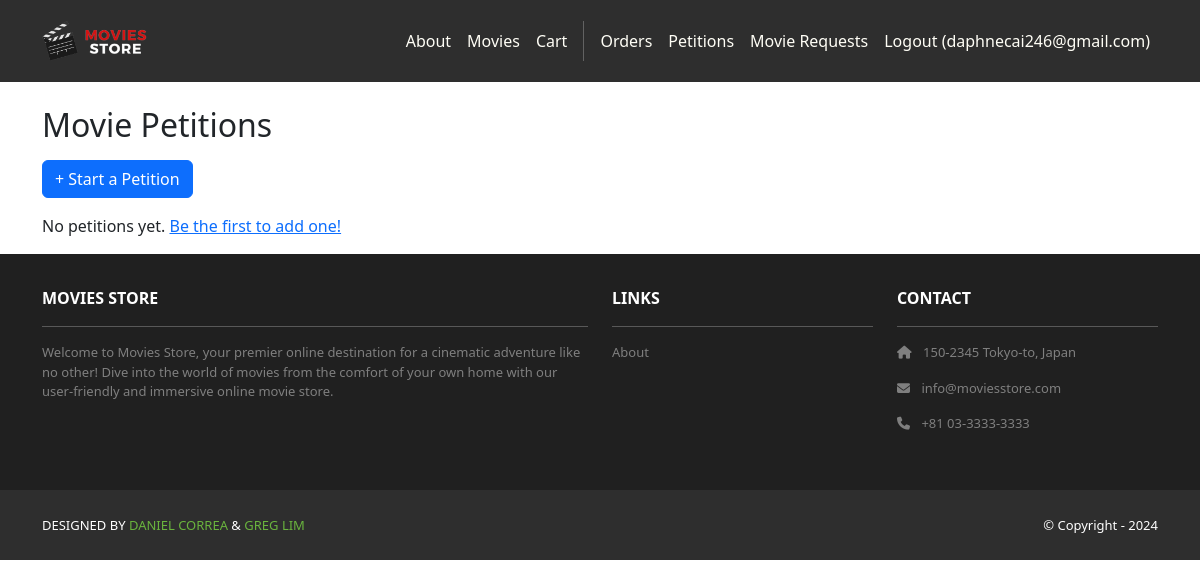
/petitions/ (signed in), run on an earlier commit of the app's database.
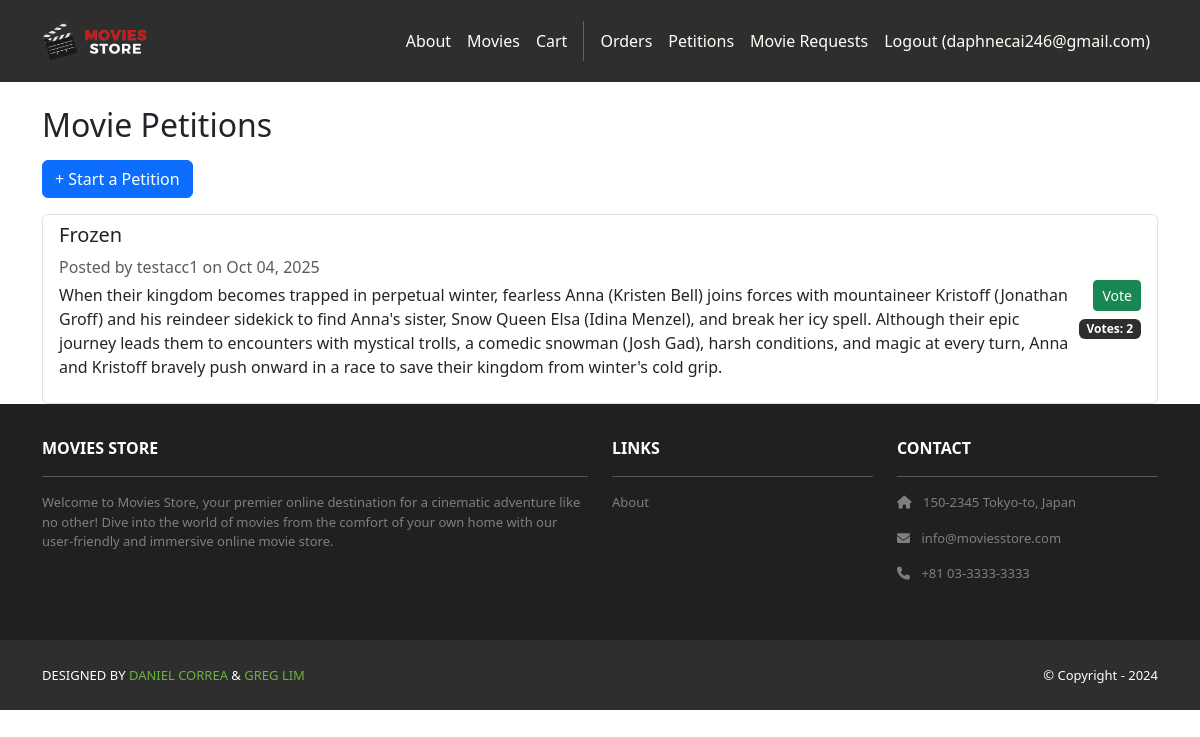
And on a later commit of the database.
### petitions/models.py (models this page shows, shortened)
class Petition(models.Model):
    title = models.CharField(max_length=200, unique=True)
    description = models.TextField(blank=True)
    created_by = models.ForeignKey(User, on_delete=models.CASCADE)
    created_at = models.DateTimeField(auto_now_add=True)
    def vote_count(self):
        return self.votes.count()

### petitions/views.py (the view)
# urls.py: path("", views.petition_list, name="list"),
@login_required
def petition_list(request):
    petitions = Petition.objects.all().order_by("-created_at")
    return render(request, "petitions/petition_list.html", {"petitions": petitions})

### petitions/templates/petitions/petition_list.html (shortened to what this page needs)
{% extends 'base.html' %}
{% block content %}
<div class="container mt-4">
  <h2 class="mb-3">Movie Petitions</h2>
  <a href="{% url 'petitions:create' %}" class="btn btn-primary mb-3">+ Start a Petition</a>
  {% if petitions %}
    <div class="list-group">
      {% for petition in petitions %}
        <div class="list-group-item d-flex justify-content-between align-items-center">
          <div>
            <h5>{{ petition.title }}</h5>
            <p class="mb-1 text-muted">
              Posted by {{ petition.created_by.username }} on {{ petition.created_at|date:"M d, Y" }}
            </p>
            {% if petition.description %}
              <p>{{ petition.description }}</p>
            {% endif %}
          </div>
          <div class="text-end">
            <form method="post" action="{% url 'petitions:vote' petition.id %}">
              <button class="btn btn-success btn-sm">Vote</button>
            </form>
            <span class="badge bg-dark mt-2">Votes: {{ petition.vote_count }}</span>
          </div>
        </div>
      {% endfor %}
    </div>
  {% else %}
    <p>No petitions yet. <a href="{% url 'petitions:create' %}">Be the first to add one!</a></p>
  {% endif %}
</div>
{% endblock %}

### moviesstore/templates/base.html (shortened to what this page needs)
<!DOCTYPE html>
<html>
  {% load static %}
  <head>
    <link href="https://cdn.jsdelivr.net/npm/bootstrap@5.3.3/dist/css/bootstrap.min.css" rel="stylesheet">
    <link rel="stylesheet" href="https://cdnjs.cloudflare.com/ajax/libs/font-awesome/6.1.1/css/all.min.css">
    <link rel="stylesheet" type="text/css" href="{% static 'css/style.css' %}">
  </head>
  <body>
    <nav class="p-3 navbar navbar-dark bg-dark navbar-expand-lg">
      <div class="container">
        <a class="navbar-brand" href="{% url 'home.index' %}">
          <img src="{% static 'img/logo.png' %}" alt="logo" height="40" />
        </a>
        <div class="collapse navbar-collapse" id="navbarNavAltMarkup">
          <div class="navbar-nav ms-auto navbar-ml">
            <a class="nav-link" href="{% url 'home.about' %}">About</a>
            <a class="nav-link" href="{% url 'movies.index' %}">Movies</a>
            <a class="nav-link" href="{% url 'cart.index' %}">Cart</a>
            {% if user.is_authenticated %}
            <a class="nav-link" href="{% url 'accounts.orders' %}">Orders</a>
            <a class="nav-link" href="{% url 'petitions:list' %}">Petitions</a>
            <a class="nav-link" href="{% url 'movie_requests' %}">Movie Requests</a>
            <a class="nav-link" href="{% url 'accounts.logout' %}">Logout ({{ user.username }})</a>
            {% else %}
            <a class="nav-link" href="{% url 'accounts.login' %}">Login</a>
            <a class="nav-link" href="{% url 'accounts.signup' %}">Sign Up</a>
            {% endif %}
          </div>
        </div>
      </div>
    </nav>
    <div>
      {% block content %}
      {% endblock content %}
    </div>
    <section class="p-3 ms-footer d-none d-md-block">
      <div class="container">
        <div class="row mt-3 text-white">
          <div class="col-md-6 col-lg-6 col-xl-6 mx-auto mb-4">
            <b>MOVIES STORE</b>
            <hr />
            <p>Welcome to Movies Store, your premier online destination for a cinematic
              adventure like no other! Dive into the world of movies from the comfort of your own home with our user-friendly
              and immersive online movie store.</p>
          </div>
          <div class="col-md-3 col-lg-3 col-xl-3 mx-auto mb-4">
            <b>LINKS</b>
            <hr />
            <p><a class="nav-link" href="{% url 'home.about' %}">About</a></p>
          </div>
          <div class="col-md-3 col-lg-3 col-xl-3 mx-auto mb-4">
            <b>CONTACT</b>
            <hr />
            <p><i class="fas fa-home me-2"></i> 150-2345 Tokyo-to, Japan</p>
            <p><i class="fas fa-envelope me-2"></i> info@moviesstore.com</p>
            <p><i class="fas fa-phone me-2"></i> +81 03-3333-3333</p>
          </div>
        </div>
      </div>
    </section>
    <section class="p-3 ms-footer-bottom bg-dark">
      <div class="container d-flex justify-content-between">
        <div class="me-5 text-white">
          <span>DESIGNED BY <a href="https://www.x.com/danielgarax" target="_blank">DANIEL CORREA</a> &
            <a href="https://www.x.com/greglim81" target="_blank">GREG LIM</a>
          </span>
        </div>
        <div class="text-white">
          <span>© Copyright - 2024</span>
        </div>
      </div>
    </section>
  </body>
</html>

### moviesstore/static/css/style.css (style rules this page uses)
.navbar a.nav-link { color: #FFFEF6 !important; }
.bg-dark { background-color: #2E2E2E !important; }
.ms-footer { background-color: #202020; }
.ms-footer p { color: #7F7F7F; font-size: 13px; }
.ms-footer-bottom span { font-size: 13px; line-height: 38px; }
.ms-footer-bottom a { color: #6ab43e; text-decoration: none; }

What changed in the data, as far as the page shows it:
added Petition: title "Frozen", created_by.username "testacc1", created_at "Oct 04, 2025", description "When their kingdom becomes trapped in perpetual winter, fearless Anna (Kristen Bell) joins forces with mountaineer Kristoff (Jonathan Groff) and his reindeer sidekick to find Anna's sister, Snow Queen Elsa (Idina Menzel), and break her icy spell. Although their epic journey leads them to encounters with mystical trolls, a comedic snowman (Josh Gad), harsh conditions, and magic at every turn, Anna and Kristoff bravely push onward in a race to save their kingdom from winter's cold grip.", vote_count "2"
Also different on the page:
text no longer shown: "No petitions yet. Be the first to add one!"
